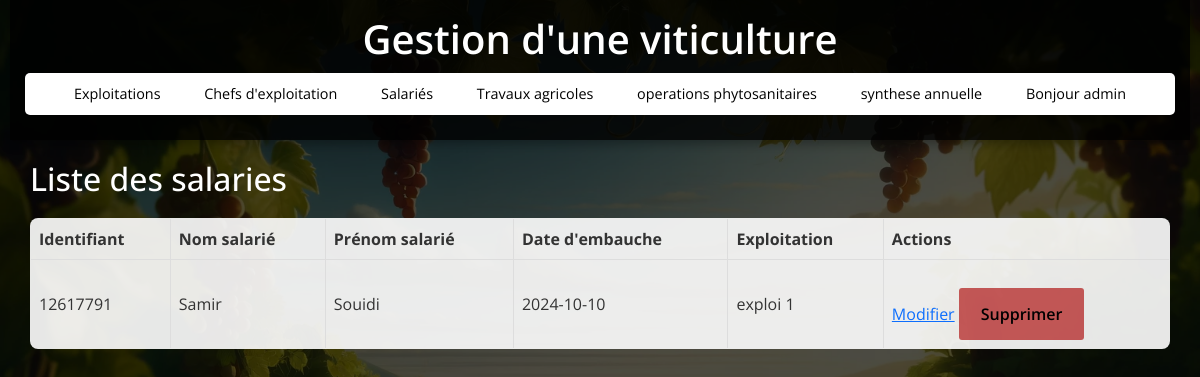
/salaries (signed in), run on the app's committed database.
### tables this page shows
CREATE TABLE salaries (
                    id_salarie INTEGER PRIMARY KEY,
                    identifiant_sal TEXT,
                    nom_salarie TEXT,
                    prenom_salarie TEXT,
                    date_embauche TEXT,
                    id_exploitation INTEGER,
                    FOREIGN KEY(id_exploitation) REFERENCES exploitations(id_exploitation)
                );

CREATE TABLE exploitations (
                    id_exploitation INTEGER PRIMARY KEY,
                    nom_exploitation TEXT,
                    superficie REAL
                );

### app.py (the view)
@app.route('/salaries')
def salaries():
    if 'user_id' not in session:
        return redirect(url_for('login'))
    conn = get_db_connection()
    salaries = conn.execute('SELECT * FROM salaries inner join exploitations on exploitations.id_exploitation=salaries.id_exploitation').fetchall()
    conn.close()
    return render_template('salaries.html', salaries=salaries)

### app.py (called while the page is built)
def get_db_connection():
    conn = sqlite3.connect(DB_NAME)
    conn.row_factory = sqlite3.Row  # Retourne les résultats sous forme de dictionnaire
    return conn

### templates/salaries.html (shortened to what this page needs)
{% extends 'base.html' %}
{% block content %}
    <h2>Liste des salaries</h2>
    <table>
        <tr>
            <th>Identifiant</th>
            <th>Nom salarié</th>
            <th>Prénom salarié</th>
            <th>Date d'embauche</th>
            <th>Exploitation</th>
            <th>Actions</th>
        </tr>
        {% for salarie in salaries %}
        <tr>
            <td>{{ salarie.identifiant_sal }}</td>
            <td>{{ salarie.nom_salarie }}</td>
            <td>{{ salarie.prenom_salarie }}</td>
            <td>{{ salarie.date_embauche }}</td>
            <td>{{ salarie.nom_exploitation }}</td>
            <td>
                <a href="{{ url_for('edit_salarie', id=salarie.id_salarie) }}">Modifier</a>
                <form id="formallexploitation" action="{{ url_for('delete_salarie', id=salarie.id_salarie) }}" method="POST" style="display:inline;">
                    <button class="button"  type="submit" style="background-color:#ad0909a6">Supprimer</button>
                </form>
            </td>
        </tr>
        {% endfor %}
    </table>
{% endblock %}

### static/style.css (style rules this page uses)
* { margin: 0; padding: 0; box-sizing: border-box; font-family: "Open Sans", sans-serif; }
body { display: flex; flex-direction: column; align-items: center; justify-content: flex-start; min-height: 100vh; width: 100%; background: url("./img/viticulture.webp") center/cover no-repeat, #000; padding: 0 10px; position: relative; overflow-y: auto; color: #fff; }
body::before { content: ""; position: absolute; width: 100%; height: 100%; background: rgba(0, 0, 0, 0.7); z-index: -1; }
table { width: 100%; border-collapse: collapse; margin-top: 20px; background: rgba(255, 255, 255, 0.9); color: #333; border-radius: 8px; overflow: hidden; }
table, th, td { border: 1px solid #ddd; }
th, td { padding: 8px; text-align: left; }
#formallexploitation { display: flex; flex-direction: column; width: 100%; max-width: 400px; color: #fff; text-align: center; margin-top: 20px; }
h2 { font-size: 2rem; margin-bottom: 20px; color: #fff; }
.button { background: #fff; color: #000; font-weight: 600; border: none; padding: 12px 20px; cursor: pointer; border-radius: 3px; font-size: 16px; border: 2px solid transparent; transition: 0.3s ease; margin-top: 20px; }

### data on the page
salaries: identifiant_sal "12617791", nom_salarie "Samir", prenom_salarie "Souidi", date_embauche "2024-10-10", nom_exploitation "exploi 1"

### other printed values
{{ session.get('admin') }} "admin"
